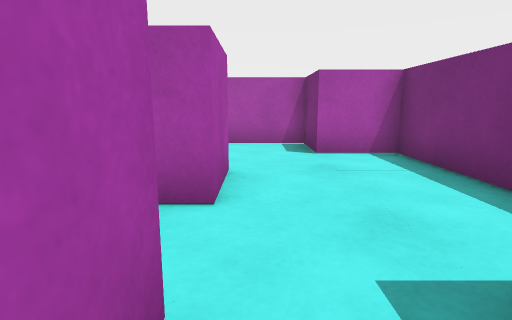
view 1 (above)

14 first-person views from a walk through a Unity game level. The camera is 0.58 m above the floor, tilts 10° down and sees 80° across. The floor is counted in squares, 0.5 m on a side. Each view is taken from the middle of a square. On the plan, view 1 faces up. The plan holds only what a view shows up to about 13 squares ahead; the rest is blank. The player is left out.

view 2
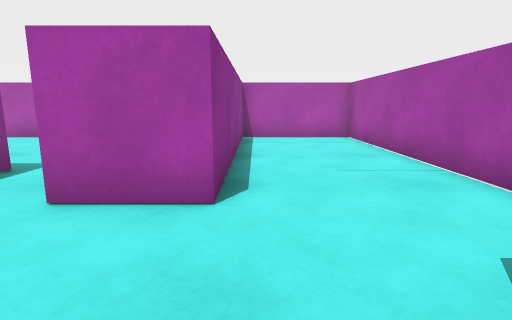

view 3
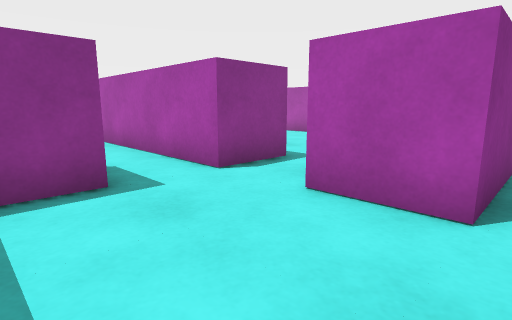

view 4
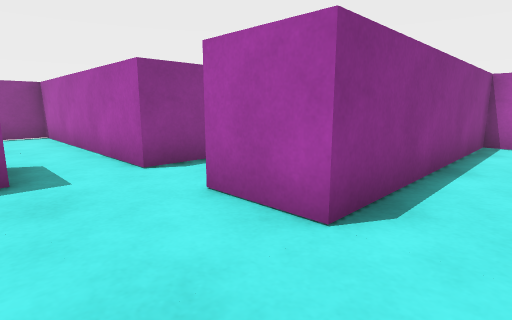

view 5
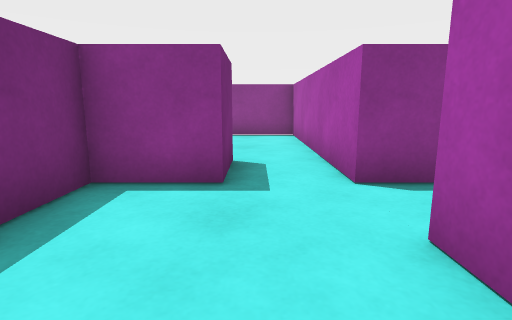

view 6
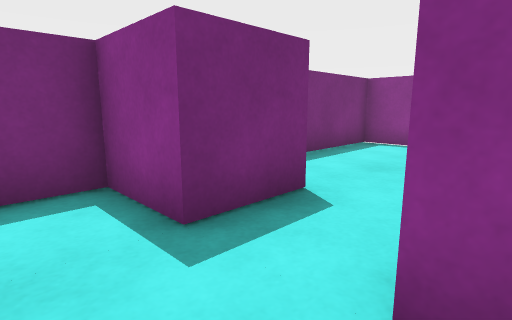

view 7
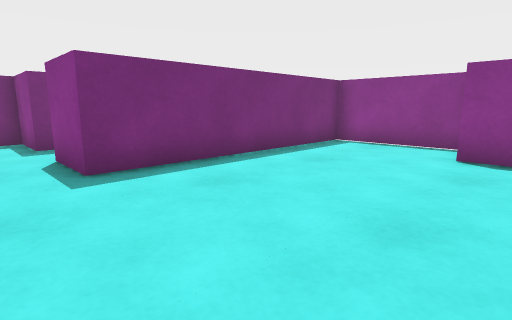

view 8
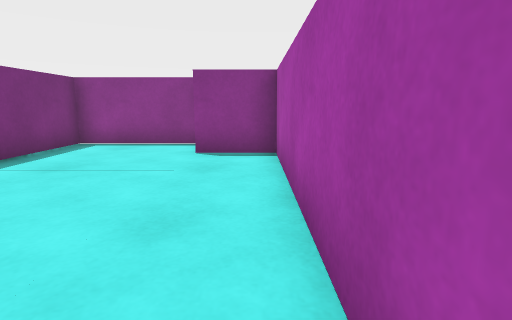

view 9
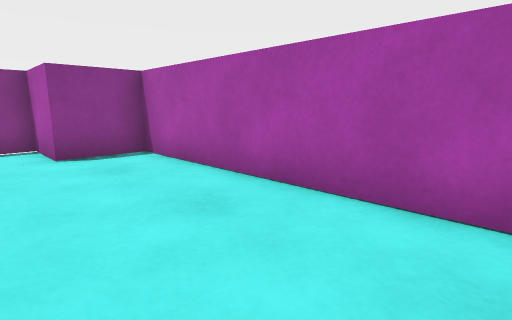

view 10
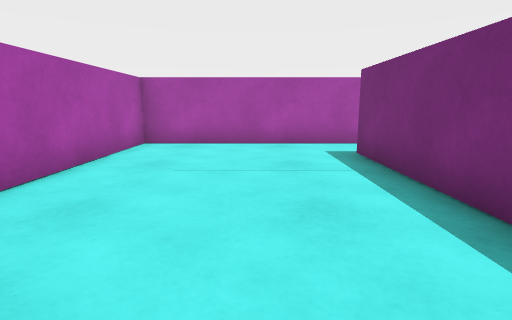

view 11
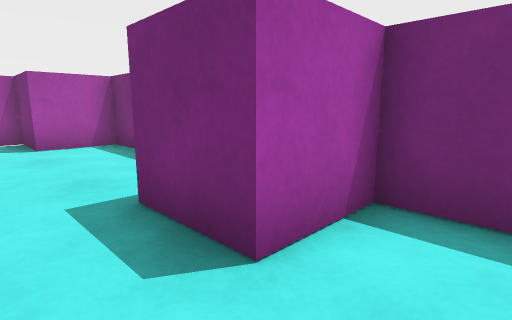

view 12
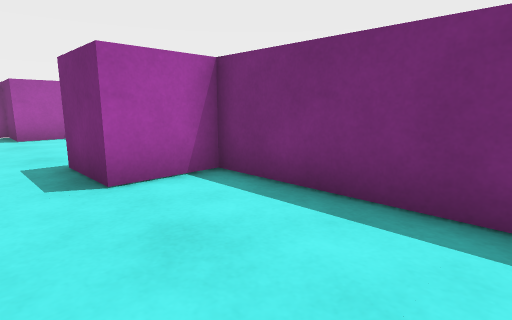

view 13
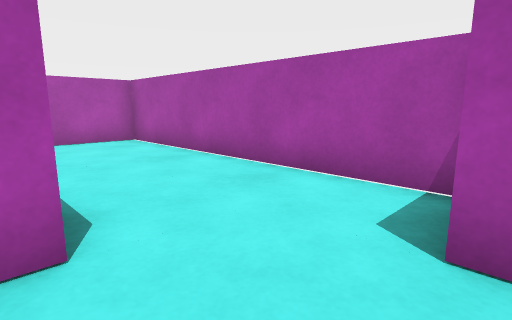

view 14
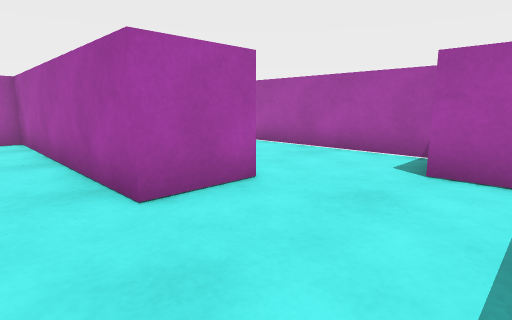

### Floor plan
Points are (right, up) in squares from view 1. A wall is a line through its corners. A room is listed if a view was taken in it or the views show most of it. See-through windows are left out.
Room 1 (views 1, 2, 3, 4, 5, 6, 13, 14)
walls: (-2.5, 1.5) (-0.5, 1.5) (-0.5, -0.5); (1.5, -0.5) (1.5, 1.5) (3.5, 1.5) (3.5, 7.5) (1.5, 7.5) (1.5, 9.5) (-8.5, 9.5) (-8.5, 5.5) (-0.5, 5.5) (-0.5, 3.5) (-2.5, 3.5)
ways out: opening at (-1.5, 2.5) to room 2; opening at (0.5, 0.5) to room 3
Room 2 (views 7, 8, 9, 10)
walls: (-2.5, 3.5) (-8.5, 3.5) (-8.5, -4.5) (-6.5, -4.5) (-6.5, -6.5) (-2.5, -6.5) (-2.5, 1.5)
ways out: opening at (-1.5, 2.5) to room 1
Room 3 (views 11, 12)
walls: (-0.5, -0.5) (-0.5, -6.5) (3.5, -6.5) (3.5, -0.5) (1.5, -0.5)
ways out: opening at (0.5, 0.5) to room 1

Where each view was taken, in squares from view 1:
view 1: 0 up, 0 right, facing up
view 2: 6 up, 3 right, facing left
view 3: 6 up, 3 right, facing down-left
view 4: 7 up, 2 right, facing down-left
view 5: 6 up, 1 right, facing down
view 6: 3 up, 1 left, facing down-right
view 7: 3 up, 8 left, facing down-right
view 8: 3 up, 8 left, facing down
view 9: 3 up, 5 left, facing down-left
view 10: 6 down, 5 left, facing up
view 11: 2 down, 0 right, facing up-right
view 12: 5 down, 0 right, facing up-right
view 13: 5 up, 2 right, facing up-left
view 14: 2 up, 3 right, facing up-left
